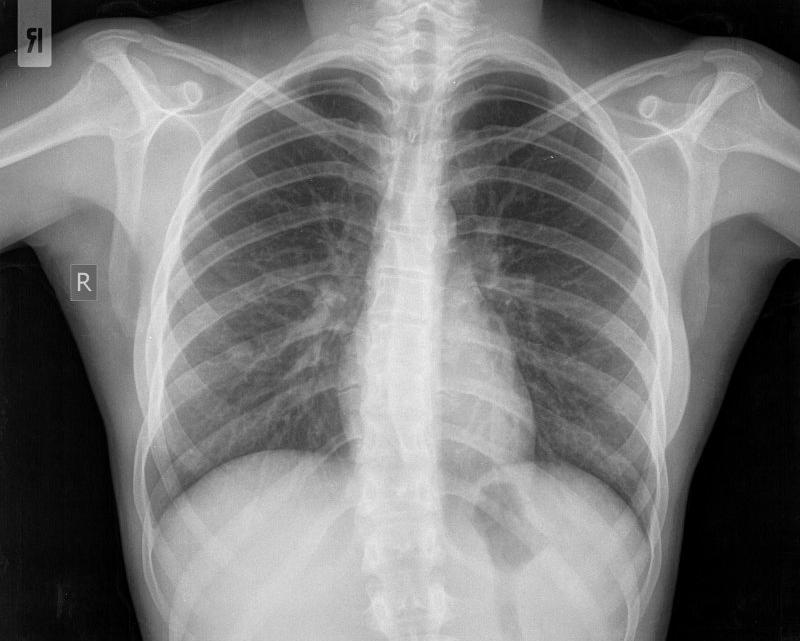
#> input picture image_1.jpg, 800 x 641 px
$ jupyter execute --allow-errors Xray_image_conversion.ipynb   (shell and % lines are left out)
#> lines starting #> are read from the running program, lines starting #| are printed output that depends on the picture; after the words box and inside, x2 and y2 are one past the last pixel; in counts of white or black regions, pixels touching at a corner belong together
<a href="https://colab.research.google.com/github/NikolasGialitsis/Xray_Manipulation/blob/master/Xray_image_conversion.ipynb" target="_parent"></a>

>># Image Processing and Analysis
>>## Biomedical Data Science/Bioinformatics
>>### Nikolaos Gialitsis DS20005

Install packages

[cell 1]
'''
'''

Import Libraries

[cell 2]
import cv2
import matplotlib.pyplot as plt
import numpy as np

## Part 1: Transform Image_1 to Image_2

Load images

[cell 3]
im1 = cv2.imread('image_1.jpg',0) # loads in grayscale
#> im1 is the input picture: shape (641, 800); min 0, max 240, mean 121.5
im2 = cv2.imread('image_2.jpg',0) # loads in grayscale
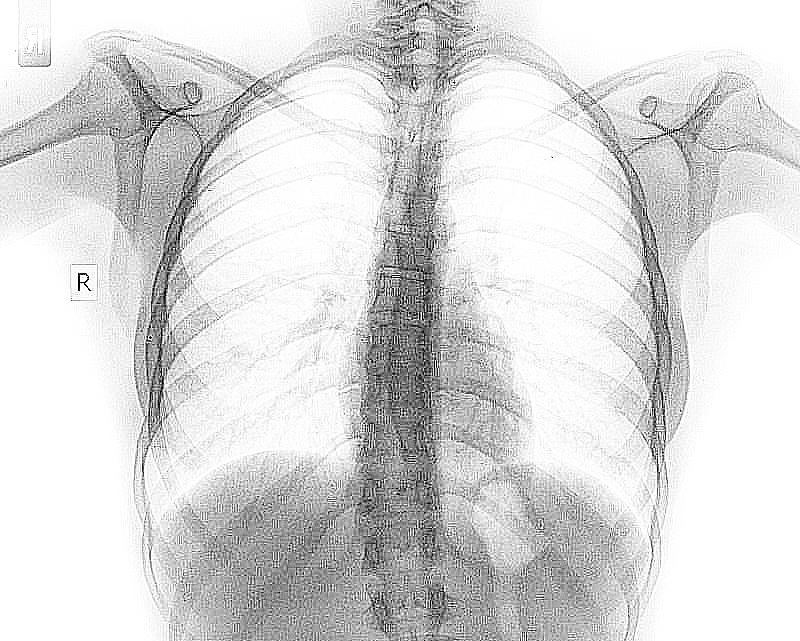
#> input picture image_2.jpg, 800 x 641 px
#> im2 is the input picture: shape (641, 800); min 0, max 255, mean 217.6
fig, axes = plt.subplots(1, 2, figsize=(17,5))
plt.subplot(121), plt.imshow(im1, cmap='gray',vmin=0, vmax=255), plt.title('Original'),
plt.axis('off')
plt.subplot(122), plt.imshow(im2, cmap='gray',vmin=0, vmax=255), plt.title('Target'),
plt.axis('off')
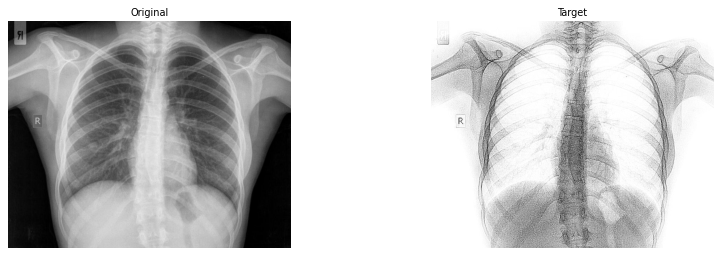
#> figure drawn by matplotlib, 2 panels

Equalize Histogram

[cell 4]
equ = cv2.equalizeHist(im1)
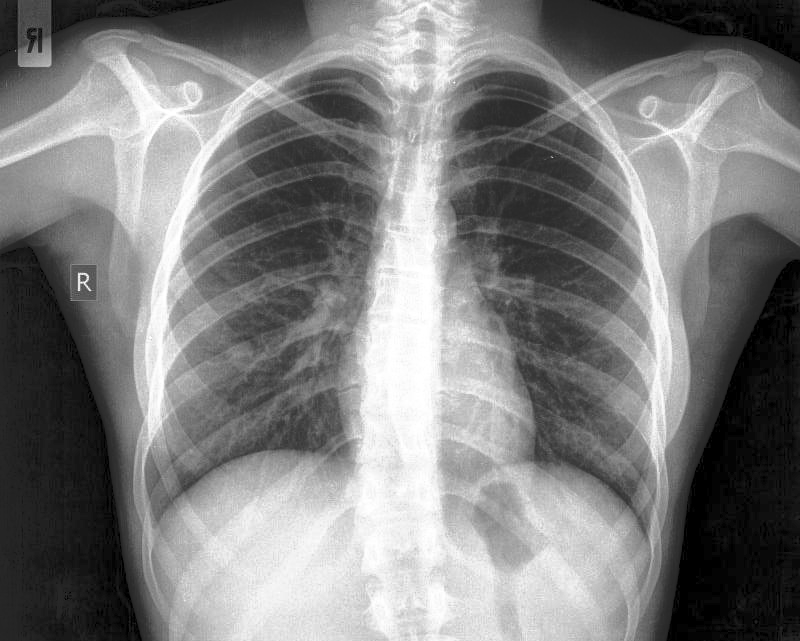
#> equ: shape (641, 800); min 0, max 255, mean 126.3
fig, axes = plt.subplots(1, 2, figsize=(17,5))
plt.subplot(131), plt.imshow(im1, cmap='gray',vmin=0, vmax=255), plt.title('Original'),
plt.axis('off')
plt.subplot(132), plt.imshow(equ, cmap='gray',vmin=0, vmax=255), plt.title('Equalized'),
plt.axis('off')
plt.subplot(133), plt.imshow(im2, cmap='gray',vmin=0, vmax=255), plt.title('Target'),
plt.axis('off')
plt.show()
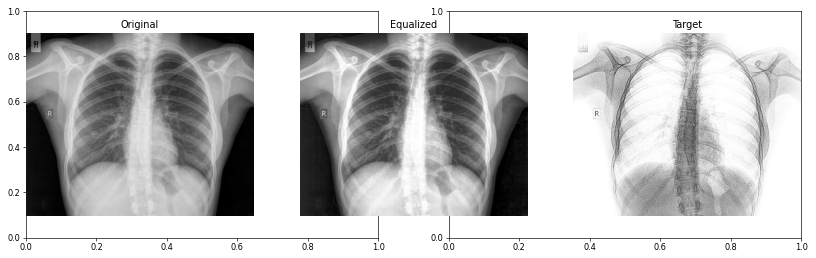
#> figure drawn by matplotlib, 3 panels

temp=equ

Get Complementary

[cell 5]
res = (255-temp)
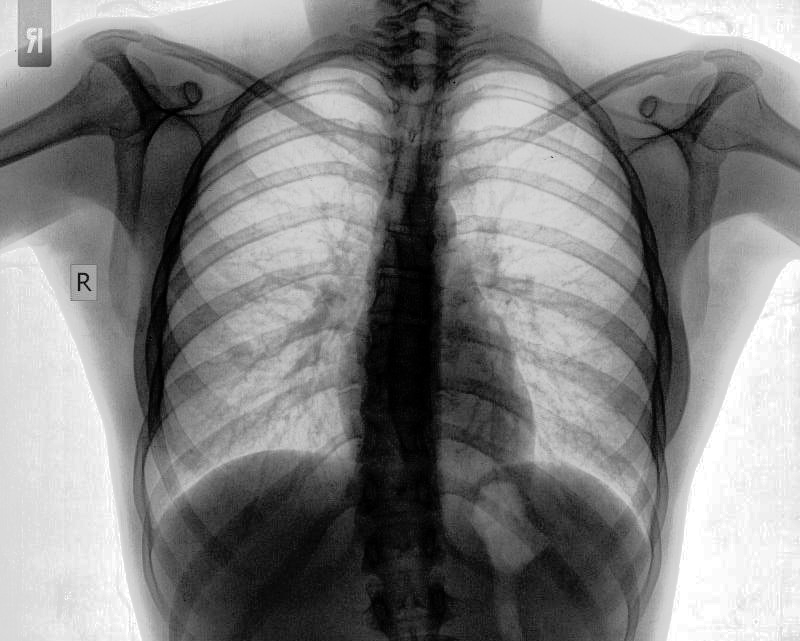
#> res: shape (641, 800); min 0, max 255, mean 128.7

fig, axes = plt.subplots(1, 3, figsize=(17,5))
#> (the rest of this cell did not finish here and is left out)

Adjust Gamma

[cell 6]
def adjust_gamma(image, gamma=1.0):
    # build a lookup table mapping the pixel values [0, 255] to
    # their adjusted gamma values
#> called with gamma = 4
    invGamma = 1.0 / gamma
    table = np.array([((i / 255.0) ** invGamma) * 255
        for i in np.arange(0, 256)]).astype("uint8")

    # apply gamma correction using the lookup table
    return cv2.LUT(image, table)
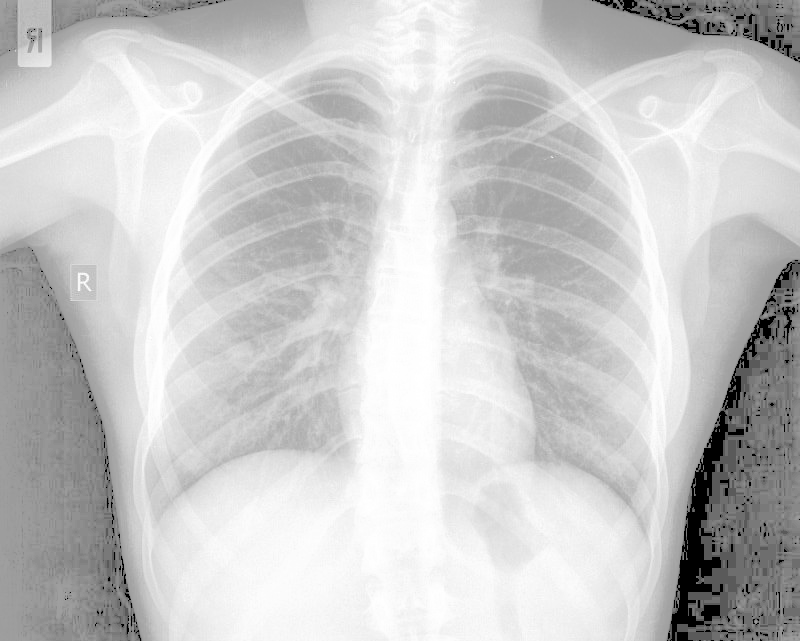
#> returned value: shape (641, 800); min 0, max 255, mean 201.3

fig, axes = plt.subplots(1, 3, figsize=(17,5))
plt.subplot(131), plt.imshow(im1,cmap="gray"), plt.axis('off'), plt.title('Original')

gamma = 4.0
temp = adjust_gamma(temp, gamma=gamma)
plt.subplot(132), plt.imshow(temp,cmap="gray"), plt.axis('off'), plt.title('Gamma = 4.0')
plt.subplot(133), plt.imshow(im2,cmap="gray"), plt.axis('off'), plt.title('Target')
plt.show()

Add noise (mosaicing)

[cell 7]
def unsharp(alpha=0.2):
    A1 = np.array([[-1,1,-1],[1,1,1],[-1,1,-1]])
    A2 = np.array([[0,-1,0],[-1,5,-1],[0,-1,0]])
    return (alpha*A1+A2)/(alpha+1)


fig, axes = plt.subplots(1, 3, figsize=(17,5))
plt.subplot(131), plt.imshow(im1, cmap='gray'), plt.title('Original'),
plt.axis('off')
kernel = unsharp(0.1)
temp = cv2.filter2D(temp, -1, kernel, borderType=cv2.BORDER_CONSTANT)
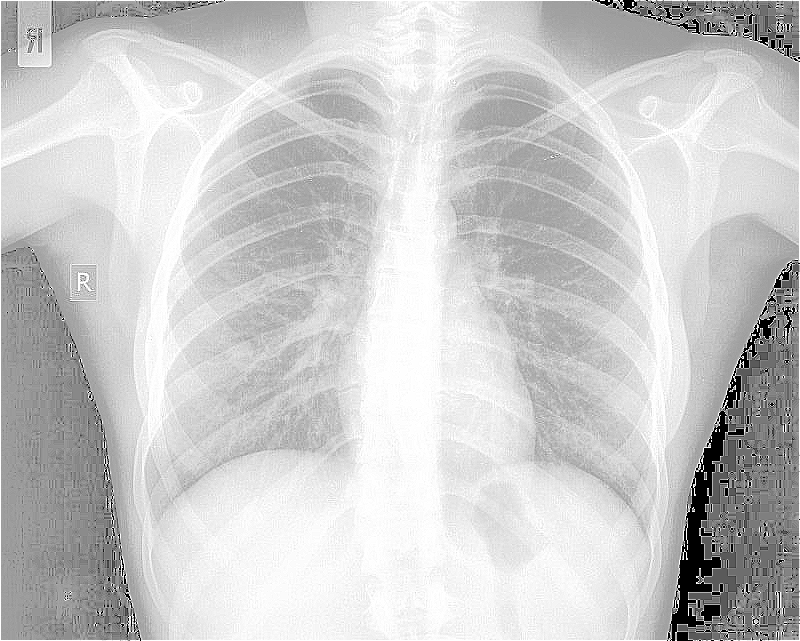
#> temp: shape (641, 800); min 0, max 255, mean 202.8
plt.subplot(132), plt.imshow(temp, cmap='gray',vmin=0, vmax=255), plt.title('Unsharp'),
plt.axis('off')
plt.subplot(133), plt.imshow(im2, cmap='gray',vmin=0, vmax=255), plt.title('Target'),
plt.axis('off')
plt.show()

Light Adjustment

[cell 8]
'''
MAKE WHITES BRIGHTER
'''
threshold = 185
light_adjust = 15
#> (the rest of this cell did not finish here and is left out)

Trial & Error (NOT USED)

[cell 9]
'''
#ISOLATE SPINE

sum_spine = 0
num_spine = 0
temp = dst1.copy()
nrows,ncols = temp.shape
for row in range(nrows):
  for col in range(ncols):
    if (col > (45*ncols/100)) and (col < (57*ncols/100)):
        sum_spine = sum_spine + temp[row,col]
        num_spine = num_spine + 1

average_spine_intensity = sum_spine/num_spine
print('average spine intensity = ',average_spine_intensity)
for row in range(nrows):
  for col in range(ncols):
    if (col > (45*ncols/100)) and (col < (57*ncols/100)):
        if temp[row,col] > 250:
            temp[row,col] = average_spine_intensity


fig, axes = plt.subplots(1, 2, figsize=(12,5))
plt.subplot(131), plt.imshow(im1, cmap='gray',vmin=0, vmax=255), plt.title('Original'),
plt.axis('off')
plt.subplot(132), plt.imshow(temp, cmap='gray',vmin=0, vmax=255), plt.title('Spine'),
plt.axis('off')
plt.subplot(133), plt.imshow(im2, cmap='gray',vmin=0, vmax=255), plt.title('Target'),
plt.axis('off')
plt.show()


#NORMALIZE DARK COLORS

for row in range(nrows):
  for col in range(ncols):
    if temp[row,col] < 100 and temp[row,col] != 0:
      temp[row,col] = average_spine_intensity


fig, axes = plt.subplots(1, 2, figsize=(12,5))
plt.subplot(131), plt.imshow(im1, cmap='gray',vmin=0, vmax=255), plt.title('Original'),
plt.axis('off')
plt.subplot(132), plt.imshow(temp, cmap='gray',vmin=0, vmax=255), plt.title('Normalize'),
plt.axis('off')
plt.subplot(133), plt.imshow(im2, cmap='gray',vmin=0, vmax=255), plt.title('Target'),
plt.axis('off')
plt.show()

#INCREASE RIBS CONTRAST
ribs_threshold = 245
for row in range(nrows):
  for col in range(ncols):
    if ((col > (24*ncols/100)) and (col < (47*ncols/100))) \
    or ((col > (57*ncols/100) and (col < 78*ncols/100))):
      if (row > 15*nrows/100) and (row < 70*nrows/100):
        if temp[row,col] > ribs_threshold:
          #not a rib
          temp[row,col] = 255


fig, axes = plt.subplots(1, 2, figsize=(12,5))
plt.subplot(131), plt.imshow(im1, cmap='gray',vmin=0, vmax=255), plt.title('Original'),
plt.axis('off')
plt.subplot(132), plt.imshow(temp, cmap='gray',vmin=0, vmax=255), plt.title('Ribs contrast'),
plt.axis('off')
plt.subplot(133), plt.imshow(im2, cmap='gray',vmin=0, vmax=255), plt.title('Target'),
plt.axis('off')
plt.show()


#INCREASE STOMACH CONTRAST
sum_stomach = 0
num_stomach = 0
for row in range(nrows):
  for col in range(ncols):
    if (row > 70*nrows/100) and (row < 90*nrows/100)\
     and (col > 50*ncols/100) and (col < 65*ncols/100):
      sum_stomach = sum_stomach + temp[row,col]
      num_stomach = num_stomach + 1
average_stomach_intensity = sum_stomach/num_stomach
print('average stomach intensity = ',average_stomach_intensity)
for row in range(nrows):
  for col in range(ncols):
    if (row > 70*nrows/100) and (row < 90*nrows/100)\
    and (col > 50*ncols/100) and (col < 65*ncols/100):
      if temp[row,col] > average_stomach_intensity and temp[row,col] < 240:
        temp[row,col]  = 220
      elif temp[row,col] == 0:
        temp[row,col] = average_stomach_intensity
      elif temp[row,col] == 255:
        temp[row,col] = average_stomach_intensity

fig, axes = plt.subplots(1, 2, figsize=(12,5))
plt.subplot(131), plt.imshow(im1, cmap='gray',vmin=0, vmax=255), plt.title('Original'),
plt.axis('off')
plt.subplot(132), plt.imshow(temp, cmap='gray',vmin=0, vmax=255), plt.title('Stomach'),
plt.axis('off')
plt.subplot(133), plt.imshow(im2, cmap='gray',vmin=0, vmax=255), plt.title('Target'),
plt.axis('off')
plt.show()

'''

## Part 2 : Transform Image_2 to Image_1

Import libraries

[cell 10]
import cv2
import matplotlib.pyplot as plt
import numpy as np

Load Images

[cell 11]
im1 = cv2.imread('image_1.jpg',0) # loads in grayscale
im2 = cv2.imread('image_2.jpg',0) # loads in grayscale
temp = im2.copy()

Get Complementary

[cell 12]
temp = 255-temp
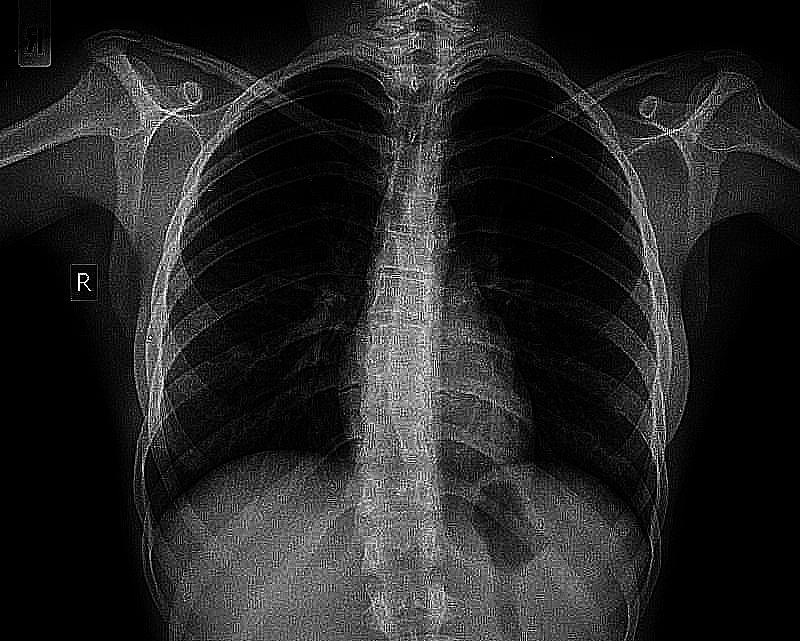
#> temp: shape (641, 800); min 0, max 255, mean 37.4
nrows,ncols = temp.shape
#> nrows = 641; ncols = 800

Adjust Light

[cell 13]
ribs_threshold = 200
for row in range(nrows):
  for col in range(ncols):
    if (temp[row,col] >= 180 and temp[row,col] <= 240):
        temp[row,col] -= 15
#> temp: shape (641, 800); 1.41% of pixels changed, all inside (x1, y1, x2, y2) = (0, 0, 761, 641)

fig, axes = plt.subplots(1, 2, figsize=(17,5))
plt.subplot(131), plt.imshow(im2, cmap='gray',vmin=0, vmax=255), plt.title('Original'),
plt.axis('off')
plt.subplot(132), plt.imshow(temp, cmap='gray',vmin=0, vmax=255), plt.title('Adjusted'),
plt.axis('off')
plt.subplot(133), plt.imshow(im1, cmap='gray',vmin=0, vmax=255), plt.title('Target'),

Adjust Gamma

[cell 14]
def adjust_gamma(image, gamma=1.0):
    # build a lookup table mapping the pixel values [0, 255] to
    # their adjusted gamma values
#> called with gamma = 4.5
    invGamma = 1.0 / gamma
    table = np.array([((i / 255.0) ** invGamma) * 255
        for i in np.arange(0, 256)]).astype("uint8")

    # apply gamma correction using the lookup table
    return cv2.LUT(image, table)
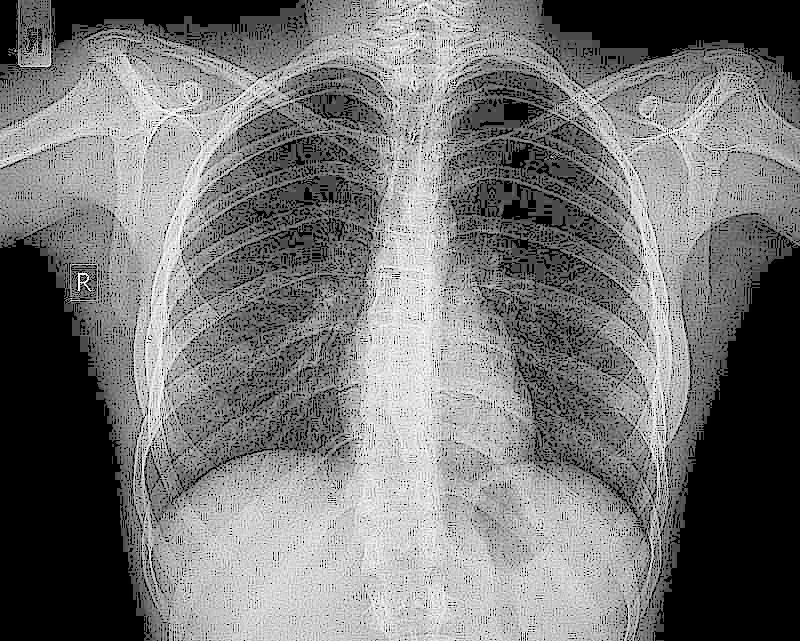
#> returned value: shape (641, 800); min 0, max 255, mean 117

fig, axes = plt.subplots(1, 3, figsize=(17,5))
plt.subplot(131), plt.imshow(im2,cmap="gray"), plt.axis('off'), plt.title('Original')
gamma = 4.5
temp = adjust_gamma(temp, gamma=gamma)
plt.subplot(132), plt.imshow(temp,cmap="gray"), plt.axis('off'), plt.title('Gamma = 4.5')
plt.subplot(133), plt.imshow(im1,cmap="gray"), plt.axis('off'), plt.title('Target')
plt.show()

Blur to reduce noise

[cell 15]
fig, axes = plt.subplots(1, 3, figsize=(17,5))
plt.subplot(131), plt.imshow(im2,cmap="gray"), plt.axis('off'), plt.title('Original')
temp = cv2.blur(temp,(9,9))
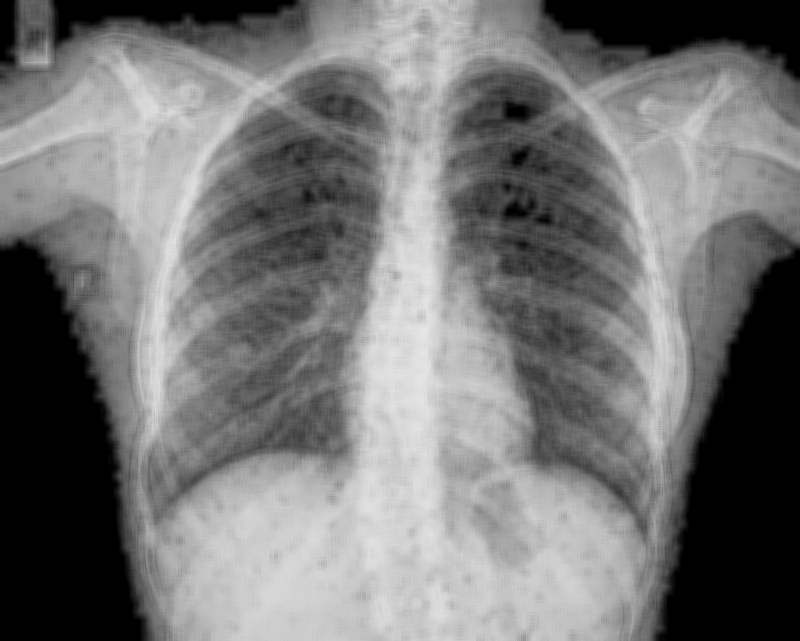
#> temp: shape (641, 800); min 0, max 231, mean 117
plt.subplot(132), plt.imshow(temp,cmap="gray"), plt.axis('off'), plt.title('Blur')
plt.subplot(133), plt.imshow(im1,cmap="gray"), plt.axis('off'), plt.title('Target')
plt.show()
